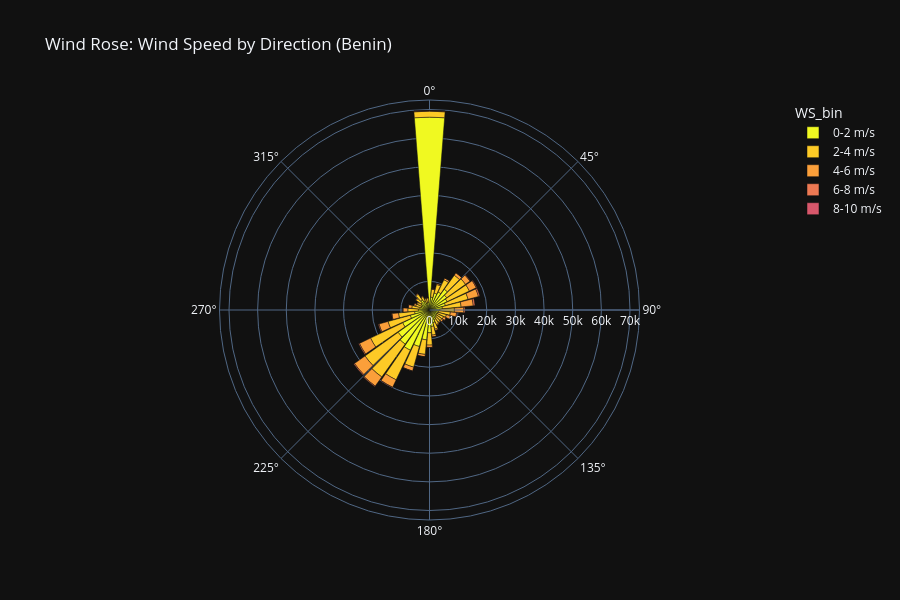

Here is the notebook cell this chart was saved with:
### Markdown cell above
### 7. Wind Rose (Simplified)

### Code cell
import plotly.express as px
# Create wind speed bins
bins = [0, 2, 4, 6, 8, 10]
labels = ['0-2 m/s', '2-4 m/s', '4-6 m/s', '6-8 m/s', '8-10 m/s']
df_clean['WS_bin'] = pd.cut(df_clean['WS'], bins=bins, labels=labels, include_lowest=True)

# Round wind direction to nearest 10° for cleaner plot
df_clean['WD_rounded'] = (df_clean['WD'] // 10) * 10

# Count frequency
wind_data = df_clean.groupby(['WD_rounded', 'WS_bin']).size().reset_index(name='count')

# Create polar bar chart (wind rose)
fig = px.bar_polar(
    wind_data,
    r='count',
    theta='WD_rounded',
    color='WS_bin',
    template="plotly_dark",
    title='Wind Rose: Wind Speed by Direction (Benin)',
    color_discrete_sequence=px.colors.sequential.Plasma_r
)

fig.update_layout(
    polar=dict(
        radialaxis=dict(visible=True),
        angularaxis=dict(direction="clockwise", period=360)
    ),
    showlegend=True,
    height=600
)

fig.show()

### Figure 1 — Plotly figure (JSON) as saved in the notebook; plotly's stock layout.template omitted (floating-point values rounded to 4 significant figures)
{"data": [{"hovertemplate": "WS_bin=0-2 m/s<br>count=%{r}<br>WD_rounded=%{theta}<extra></extra>", "legendgroup": "0-2 m/s", "marker": {"color": "#f0f921", "pattern": {"shape": ""}}, "name": "0-2 m/s", "r": [67327, 4493, 6110, 6956, 8908, 7357, 6783, 5765, 4530, 3587, 3158, 2983, 2794, 3000, 3252, 3695, 4566, 5778, 7936, 10471, 13243, 15568, 14630, 13451, 10380, 6950, 5233, 3899, 3408, 3007, 3074, 3592, 4273, 3396, 2646, 2696, 15], "showlegend": true, "subplot": "polar", "theta": [0.0, 10.0, 20.0, 30.0, 40.0, 50.0, 60.0, 70.0, 80.0, 90.0, 100.0, 110.0, 120.0, 130.0, 140.0, 150.0, 160.0, 170.0, 180.0, 190.0, 200.0, 210.0, 220.0, 230.0, 240.0, 250.0, 260.0, 270.0, 280.0, 290.0, 300.0, 310.0, 320.0, 330.0, 340.0, 350.0, 360.0], "type": "barpolar"}, {"hovertemplate": "WS_bin=2-4 m/s<br>count=%{r}<br>WD_rounded=%{theta}<extra></extra>", "legendgroup": "2-4 m/s", "marker": {"color": "#fdca26", "pattern": {"shape": ""}}, "name": "2-4 m/s", "r": [2081, 2786, 3143, 4760, 6014, 8092, 8644, 8226, 6574, 5099, 4158, 3158, 2645, 2238, 1958, 1914, 2385, 3026, 4327, 5106, 7469, 11460, 14078, 14213, 12421, 8067, 5630, 3688, 2817, 2006, 1583, 2118, 2511, 1793, 1481, 1500, 10], "showlegend": true, "subplot": "polar", "theta": [0.0, 10.0, 20.0, 30.0, 40.0, 50.0, 60.0, 70.0, 80.0, 90.0, 100.0, 110.0, 120.0, 130.0, 140.0, 150.0, 160.0, 170.0, 180.0, 190.0, 200.0, 210.0, 220.0, 230.0, 240.0, 250.0, 260.0, 270.0, 280.0, 290.0, 300.0, 310.0, 320.0, 330.0, 340.0, 350.0, 360.0], "type": "barpolar"}, {"hovertemplate": "WS_bin=4-6 m/s<br>count=%{r}<br>WD_rounded=%{theta}<extra></extra>", "legendgroup": "4-6 m/s", "marker": {"color": "#fb9f3a", "pattern": {"shape": ""}}, "name": "4-6 m/s", "r": [234, 230, 401, 631, 1012, 1911, 2650, 3759, 4273, 3323, 2183, 1420, 929, 666, 416, 364, 495, 635, 820, 824, 1395, 2855, 3908, 4523, 4302, 3276, 2319, 1686, 1209, 711, 365, 329, 345, 304, 261, 224, 0], "showlegend": true, "subplot": "polar", "theta": [0.0, 10.0, 20.0, 30.0, 40.0, 50.0, 60.0, 70.0, 80.0, 90.0, 100.0, 110.0, 120.0, 130.0, 140.0, 150.0, 160.0, 170.0, 180.0, 190.0, 200.0, 210.0, 220.0, 230.0, 240.0, 250.0, 260.0, 270.0, 280.0, 290.0, 300.0, 310.0, 320.0, 330.0, 340.0, 350.0, 360.0], "type": "barpolar"}, {"hovertemplate": "WS_bin=6-8 m/s<br>count=%{r}<br>WD_rounded=%{theta}<extra></extra>", "legendgroup": "6-8 m/s", "marker": {"color": "#ed7953", "pattern": {"shape": ""}}, "name": "6-8 m/s", "r": [9, 4, 15, 15, 36, 141, 241, 469, 585, 430, 250, 120, 104, 78, 39, 42, 47, 58, 53, 30, 55, 158, 258, 327, 326, 289, 116, 79, 76, 50, 24, 14, 9, 20, 9, 7, 0], "showlegend": true, "subplot": "polar", "theta": [0.0, 10.0, 20.0, 30.0, 40.0, 50.0, 60.0, 70.0, 80.0, 90.0, 100.0, 110.0, 120.0, 130.0, 140.0, 150.0, 160.0, 170.0, 180.0, 190.0, 200.0, 210.0, 220.0, 230.0, 240.0, 250.0, 260.0, 270.0, 280.0, 290.0, 300.0, 310.0, 320.0, 330.0, 340.0, 350.0, 360.0], "type": "barpolar"}, {"hovertemplate": "WS_bin=8-10 m/s<br>count=%{r}<br>WD_rounded=%{theta}<extra></extra>", "legendgroup": "8-10 m/s", "marker": {"color": "#d8576b", "pattern": {"shape": ""}}, "name": "8-10 m/s", "r": [0, 0, 0, 0, 0, 0, 0, 0, 0, 0, 0, 0, 0, 0, 0, 0, 0, 0, 0, 0, 0, 0, 0, 0, 0, 0, 0, 0, 0, 0, 0, 0, 0, 0, 0, 0, 0], "showlegend": true, "subplot": "polar", "theta": [0.0, 10.0, 20.0, 30.0, 40.0, 50.0, 60.0, 70.0, 80.0, 90.0, 100.0, 110.0, 120.0, 130.0, 140.0, 150.0, 160.0, 170.0, 180.0, 190.0, 200.0, 210.0, 220.0, 230.0, 240.0, 250.0, 260.0, 270.0, 280.0, 290.0, 300.0, 310.0, 320.0, 330.0, 340.0, 350.0, 360.0], "type": "barpolar"}], "layout": {"barmode": "relative", "height": 600, "legend": {"title": {"text": "WS_bin"}, "tracegroupgap": 0}, "polar": {"angularaxis": {"direction": "clockwise", "period": 360, "rotation": 90}, "domain": {"x": [0, 1], "y": [0, 1]}, "radialaxis": {"visible": true}}, "showlegend": true, "title": {"text": "Wind Rose: Wind Speed by Direction (Benin)"}}}
